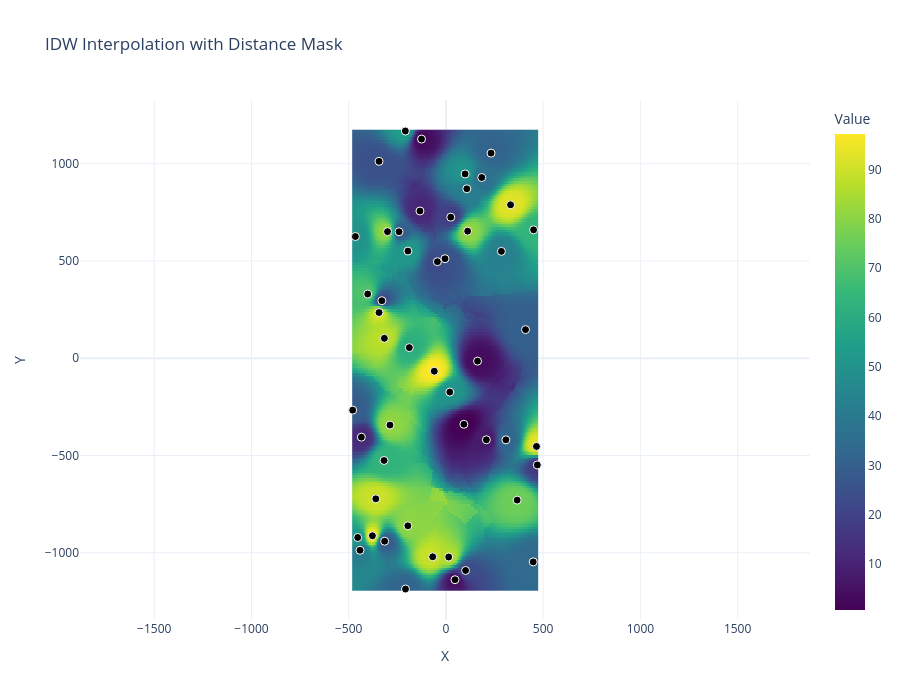

Notebook source saved alongside this figure:
### Code cell
import numpy as np
import pandas as pd
import plotly.io as pio
from scipy.spatial import cKDTree


def idw_grid(
    df,
    x_col="X",
    y_col="Y",
    value_col="VALUE",
    nx=150,
    ny=150,
    power=2.0,
    k=8,
    max_distance=None,
    padding=0.0,
):
    """
    Interpolate scattered points onto a regular grid using IDW.

    Parameters
    ----------
    df : pandas.DataFrame
        Must contain x_col, y_col, value_col.
    nx, ny : int
        Number of grid nodes in X and Y.
    power : float
        IDW power. Higher values make nearby points dominate more.
    k : int
        Number of nearest points used for each grid node.
    max_distance : float or None
        If given, grid nodes farther than this from the nearest point are set to NaN.
    padding : float
        Extra margin around min/max coordinates.
    """

    x = df[x_col].to_numpy(dtype=float)
    y = df[y_col].to_numpy(dtype=float)
    z = df[value_col].to_numpy(dtype=float)

    valid = np.isfinite(x) & np.isfinite(y) & np.isfinite(z)
    x, y, z = x[valid], y[valid], z[valid]

    if len(z) == 0:
        raise ValueError("No valid x/y/value rows found.")

    xi = np.linspace(x.min() - padding, x.max() + padding, nx)
    yi = np.linspace(y.min() - padding, y.max() + padding, ny)
    Xg, Yg = np.meshgrid(xi, yi)

    grid_points = np.column_stack([Xg.ravel(), Yg.ravel()])
    data_points = np.column_stack([x, y])

    tree = cKDTree(data_points)

    k = min(k, len(z))
    distances, indexes = tree.query(grid_points, k=k)

    if k == 1:
        distances = distances[:, None]
        indexes = indexes[:, None]

    nearest_distance = distances[:, 0]

    # Exact observation hit: avoid division by zero
    eps = 1e-12
    weights = 1.0 / np.maximum(distances, eps) ** power

    values = z[indexes]
    zg = np.sum(weights * values, axis=1) / np.sum(weights, axis=1)

    if max_distance is not None:
        zg[nearest_distance > max_distance] = np.nan

    Zg = zg.reshape(Xg.shape)

    return Xg, Yg, Zg


# ------------------------------------------------
# Example test data
# ------------------------------------------------
np.random.seed(42)

df = pd.DataFrame({
    "X": np.random.uniform(-500, 500, 50),
    "Y": np.random.uniform(-1200, 1200, 50),
    "VALUE": np.random.uniform(0, 100, 50),
})

Xg, Yg, Zg = idw_grid(
    df,
    nx=180,
    ny=180,
    power=4.0,
    k=5,
    max_distance=550,
)

fig = {
    "data": [
        {
            "type": "heatmap",
            "x": Xg[0, :].tolist(),
            "y": Yg[:, 0].tolist(),
            "z": Zg.tolist(),
            "colorscale": "Viridis",
            "name": "IDW grid",
            "colorbar": {"title": "Value"},
        },
        {
            "type": "scatter",
            "x": df["X"].tolist(),
            "y": df["Y"].tolist(),
            "mode": "markers",
            "name": "Original points",
            "marker": {
                "size": 8,
                "color": "black",
                "line": {"width": 1, "color": "white"},
            },
        },
    ],
    "layout": {
        "title": "IDW Interpolation with Distance Mask",
        "xaxis": {"title": "X", "scaleanchor": "y"},
        "yaxis": {"title": "Y"},
        "template": "plotly_white",
        "width": 900,
        "height": 700,
    },
}

pio.show(fig)

### Figure 1 — Plotly figure (JSON) as saved in the notebook; plotly's stock layout.template omitted (floating-point values rounded to 4 significant figures; data arrays with more than 128 entries replaced by an {"elided": "..."} marker saying what was removed)
{"data": [{"colorbar": {"title": {"text": "Value"}}, "colorscale": [[0, "#440154"], [0.1111, "#482878"], [0.2222, "#3e4989"], [0.3333, "#31688e"], [0.4444, "#26828e"], [0.5556, "#1f9e89"], [0.6667, "#35b779"], [0.7778, "#6ece58"], [0.8889, "#b5de2b"], [1, "#fde725"]], "name": "IDW grid", "type": "heatmap", "x": {"elided": "180 float values"}, "y": {"elided": "180 float values"}, "z": {"elided": "180x180 float values"}}, {"marker": {"color": "black", "line": {"color": "white", "width": 1}, "size": 8}, "mode": "markers", "name": "Original points", "type": "scatter", "x": [-125.5, 450.7, 232.0, 98.66, -344.0, -344.0, -441.9, 366.2, 101.1, 208.1, -479.4, 469.9, 332.4, -287.7, -318.2, -316.6, -195.8, 24.76, -68.05, -208.8, 111.9, -360.5, -207.9, -133.6, -43.93, 285.2, -300.3, 14.23, 92.41, -453.5, 107.5, -329.5, -434.9, 448.9, 465.6, 308.4, -195.4, -402.3, 184.2, -59.85, -378.0, -4.823, -465.6, 409.3, -241.2, 162.5, -188.3, 20.07, 46.71, -315.1], "y": [1127.0, 660.3, 1055.0, 947.6, 235.0, 1012.0, -987.6, -729.6, -1091.0, -419.2, -267.2, -548.8, 789.0, -343.8, -525.8, 102.5, -861.8, 725.3, -1021.0, 1169.0, 653.4, -723.1, -1187.0, 757.1, 496.5, 549.6, 651.0, -1022.0, -339.7, -921.9, 871.4, 295.9, -405.8, -1047.0, -453.6, -419.6, 551.1, 330.1, 929.3, -66.68, -913.0, 511.8, 625.9, 147.1, 650.3, -14.89, 54.56, -173.9, -1139.0, -941.1]}], "layout": {"height": 700, "title": {"text": "IDW Interpolation with Distance Mask"}, "width": 900, "xaxis": {"scaleanchor": "y", "title": {"text": "X"}}, "yaxis": {"title": {"text": "Y"}}}}
